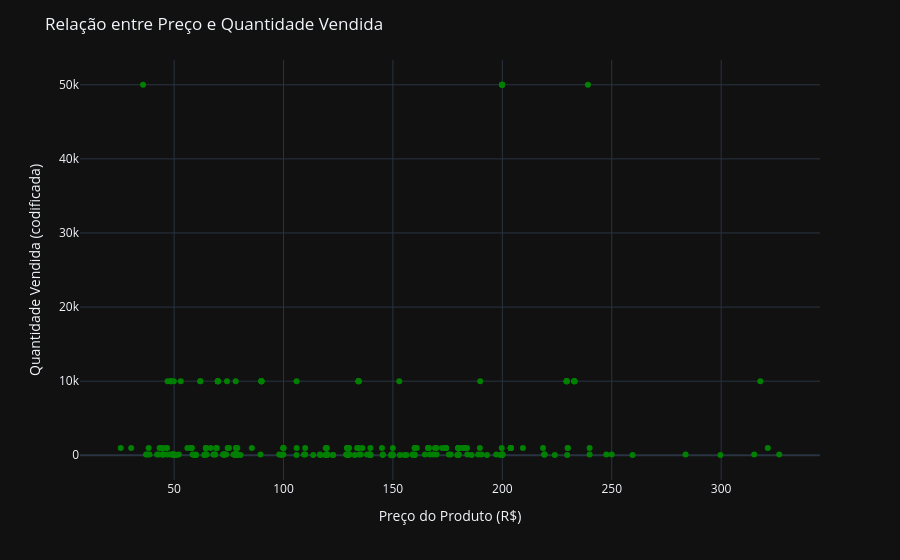

The code cell stored with this chart in its notebook:
### Code cell
# Gráfico de Dispersão - Relação entre Preço e Quantidade Vendida
fig2 = cria_grafico_dispersao(df)

fig2.show()

### Figure 1 — Plotly figure (JSON) as saved in the notebook; plotly's stock layout.template omitted (floating-point values rounded to 4 significant figures; data arrays with more than 128 entries replaced by an {"elided": "..."} marker saying what was removed)
{"data": [{"hovertemplate": "Preço=%{x}<br>Qtd_Vendidos_Cod=%{y}<extra></extra>", "legendgroup": "", "marker": {"color": "green", "symbol": "circle"}, "mode": "markers", "name": "", "orientation": "v", "showlegend": false, "x": {"elided": "295 float values"}, "xaxis": "x", "y": {"elided": "295 float values"}, "yaxis": "y", "type": "scatter"}], "layout": {"xaxis": {"anchor": "y", "domain": [0.0, 1.0], "title": {"text": "Preço do Produto (R$)"}}, "yaxis": {"anchor": "x", "domain": [0.0, 1.0], "title": {"text": "Quantidade Vendida (codificada)"}}, "legend": {"tracegroupgap": 0}, "margin": {"t": 60}, "title": {"text": "Relação entre Preço e Quantidade Vendida"}}}
